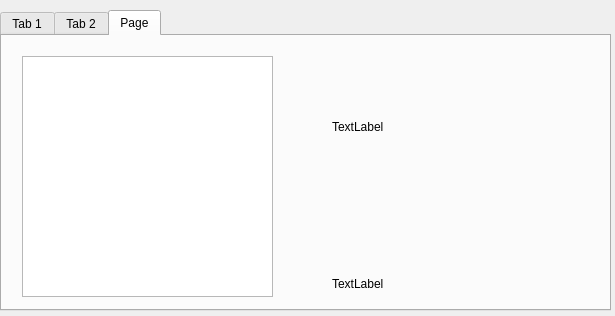
<?xml version="1.0" encoding="UTF-8"?>
<ui version="4.0">
 <class>TechTree</class>
 <widget class="QWidget" name="TechTree">
  <property name="geometry">
   <rect>
    <x>0</x>
    <y>0</y>
    <width>615</width>
    <height>316</height>
   </rect>
  </property>
  <property name="windowTitle">
   <string>Form</string>
  </property>
  <widget class="QTabWidget" name="tabWidget">
   <property name="geometry">
    <rect>
     <x>0</x>
     <y>10</y>
     <width>611</width>
     <height>301</height>
    </rect>
   </property>
   <property name="currentIndex">
    <number>2</number>
   </property>
   <widget class="QWidget" name="tab">
    <attribute name="title">
     <string>Tab 1</string>
    </attribute>
    <widget class="QLabel" name="label">
     <property name="geometry">
      <rect>
       <x>20</x>
       <y>30</y>
       <width>121</width>
       <height>16</height>
      </rect>
     </property>
     <property name="text">
      <string>TextLabel</string>
     </property>
    </widget>
    <widget class="QLabel" name="label_2">
     <property name="geometry">
      <rect>
       <x>20</x>
       <y>90</y>
       <width>121</width>
       <height>101</height>
      </rect>
     </property>
     <property name="text">
      <string>TextLabel</string>
     </property>
    </widget>
    <widget class="QLabel" name="label_6">
     <property name="geometry">
      <rect>
       <x>150</x>
       <y>30</y>
       <width>61</width>
       <height>16</height>
      </rect>
     </property>
     <property name="text">
      <string>TextLabel</string>
     </property>
    </widget>
    <widget class="QProgressBar" name="progressBar">
     <property name="geometry">
      <rect>
       <x>470</x>
       <y>20</y>
       <width>118</width>
       <height>23</height>
      </rect>
     </property>
     <property name="value">
      <number>24</number>
     </property>
    </widget>
   </widget>
   <widget class="QWidget" name="tab_2">
    <attribute name="title">
     <string>Tab 2</string>
    </attribute>
    <widget class="QLabel" name="label_3">
     <property name="geometry">
      <rect>
       <x>20</x>
       <y>30</y>
       <width>111</width>
       <height>16</height>
      </rect>
     </property>
     <property name="text">
      <string>TextLabel</string>
     </property>
    </widget>
    <widget class="QLabel" name="label_4">
     <property name="geometry">
      <rect>
       <x>20</x>
       <y>100</y>
       <width>141</width>
       <height>141</height>
      </rect>
     </property>
     <property name="text">
      <string>TextLabel</string>
     </property>
    </widget>
    <widget class="QLabel" name="label_5">
     <property name="geometry">
      <rect>
       <x>250</x>
       <y>30</y>
       <width>61</width>
       <height>16</height>
      </rect>
     </property>
     <property name="text">
      <string>TextLabel</string>
     </property>
    </widget>
   </widget>
   <widget class="QWidget" name="tab_3">
    <attribute name="title">
     <string>Page</string>
    </attribute>
    <widget class="QListWidget" name="listWidget">
     <property name="geometry">
      <rect>
       <x>20</x>
       <y>20</y>
       <width>251</width>
       <height>241</height>
      </rect>
     </property>
    </widget>
    <widget class="QLabel" name="Cost">
     <property name="geometry">
      <rect>
       <x>330</x>
       <y>240</y>
       <width>151</width>
       <height>16</height>
      </rect>
     </property>
     <property name="text">
      <string>TextLabel</string>
     </property>
    </widget>
    <widget class="QLabel" name="pic">
     <property name="geometry">
      <rect>
       <x>330</x>
       <y>20</y>
       <width>231</width>
       <height>141</height>
      </rect>
     </property>
     <property name="text">
      <string>TextLabel</string>
     </property>
    </widget>
   </widget>
  </widget>
 </widget>
 <resources/>
 <connections/>
</ui>
